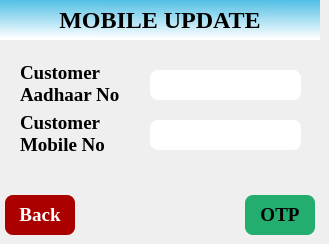
   <widget class="QWidget" name="page_35">
    <widget class="QPushButton" name="BtnOTP">
     <property name="geometry">
      <rect>
       <x>245</x>
       <y>195</y>
       <width>70</width>
       <height>40</height>
      </rect>
     </property>
     <property name="font">
      <font>
       <family>Liberation Serif</family>
       <pointsize>14</pointsize>
       <weight>75</weight>
       <bold>true</bold>
      </font>
     </property>
     <property name="styleSheet">
      <string notr="true">/*color: rgb(0, 85, 127);
background-color: rgb(255, 255, 255);*/
border-radius: 8px;
background-color: rgb(35, 173, 111);
color: rgb(0, 0, 0);</string>
     </property>
     <property name="text">
      <string>OTP</string>
     </property>
    </widget>
    <widget class="QLineEdit" name="lineEditAadharNo">
     <property name="geometry">
      <rect>
       <x>150</x>
       <y>70</y>
       <width>151</width>
       <height>30</height>
      </rect>
     </property>
     <property name="font">
      <font>
       <family>Liberation Serif</family>
       <pointsize>14</pointsize>
       <weight>75</weight>
       <bold>true</bold>
      </font>
     </property>
     <property name="styleSheet">
      <string notr="true">border-radius: 8px;
background-color: rgb(255, 255, 255);</string>
     </property>
     <property name="maxLength">
      <number>12</number>
     </property>
    </widget>
    <widget class="QLabel" name="label_119">
     <property name="geometry">
      <rect>
       <x>0</x>
       <y>0</y>
       <width>320</width>
       <height>40</height>
      </rect>
     </property>
     <property name="font">
      <font>
       <family>Liberation Serif</family>
       <pointsize>18</pointsize>
       <weight>75</weight>
       <bold>true</bold>
      </font>
     </property>
     <property name="styleSheet">
      <string notr="true">background-color: qlineargradient(spread:pad, x1:0.97005, y1:0, x2:0.960199, y2:0.972, stop:0 rgba(80, 191, 229, 255), stop:1 rgba(255, 255, 255, 255));</string>
     </property>
     <property name="text">
      <string>MOBILE UPDATE</string>
     </property>
     <property name="alignment">
      <set>Qt::AlignCenter</set>
     </property>
    </widget>
    <widget class="QLabel" name="label_123">
     <property name="geometry">
      <rect>
       <x>20</x>
       <y>114</y>
       <width>130</width>
       <height>40</height>
      </rect>
     </property>
     <property name="font">
      <font>
       <family>Liberation Serif</family>
       <pointsize>14</pointsize>
       <weight>75</weight>
       <bold>true</bold>
      </font>
     </property>
     <property name="styleSheet">
      <string notr="true"/>
     </property>
     <property name="text">
      <string>Customer
Mobile No</string>
     </property>
    </widget>
    <widget class="QPushButton" name="BtnBack_18">
     <property name="geometry">
      <rect>
       <x>5</x>
       <y>195</y>
       <width>70</width>
       <height>40</height>
      </rect>
     </property>
     <property name="font">
      <font>
       <family>Liberation Serif</family>
       <pointsize>14</pointsize>
       <weight>75</weight>
       <bold>true</bold>
      </font>
     </property>
     <property name="styleSheet">
      <string notr="true">/*color: rgb(0, 85, 127);
background-color: rgb(255, 255, 255);*/
border-radius: 8px;
background-color: rgb(170, 0, 0);
color: rgb(255, 255, 255);</string>
     </property>
     <property name="text">
      <string>Back</string>
     </property>
    </widget>
    <widget class="QLabel" name="label_122">
     <property name="geometry">
      <rect>
       <x>20</x>
       <y>64</y>
       <width>130</width>
       <height>40</height>
      </rect>
     </property>
     <property name="font">
      <font>
       <family>Liberation Serif</family>
       <pointsize>14</pointsize>
       <weight>75</weight>
       <bold>true</bold>
      </font>
     </property>
     <property name="styleSheet">
      <string notr="true"/>
     </property>
     <property name="text">
      <string>Customer
Aadhaar No</string>
     </property>
    </widget>
    <widget class="QLineEdit" name="lineEditCust_Mobile">
     <property name="geometry">
      <rect>
       <x>150</x>
       <y>120</y>
       <width>151</width>
       <height>30</height>
      </rect>
     </property>
     <property name="font">
      <font>
       <family>Liberation Serif</family>
       <pointsize>14</pointsize>
       <weight>75</weight>
       <bold>true</bold>
      </font>
     </property>
     <property name="styleSheet">
      <string notr="true">border-radius: 8px;
background-color: rgb(255, 255, 255);</string>
     </property>
     <property name="maxLength">
      <number>10</number>
     </property>
    </widget>
    <zorder>label_119</zorder>
    <zorder>BtnOTP</zorder>
    <zorder>lineEditAadharNo</zorder>
    <zorder>label_123</zorder>
    <zorder>BtnBack_18</zorder>
    <zorder>label_122</zorder>
    <zorder>lineEditCust_Mobile</zorder>
   </widget>
